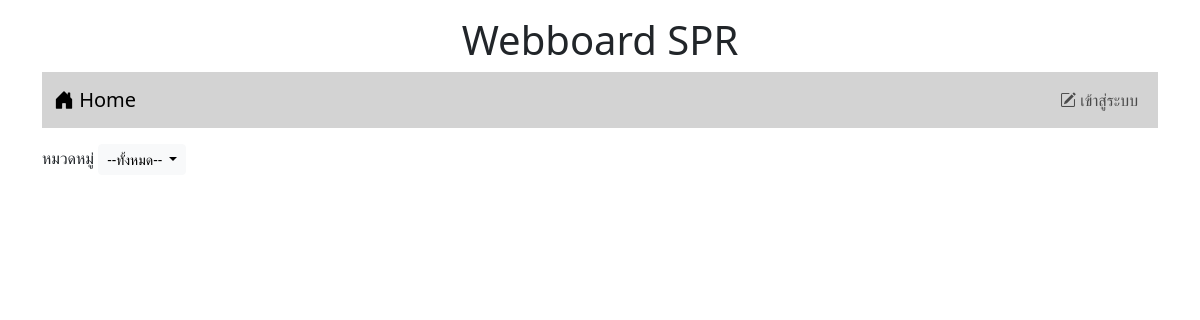
/, run on an earlier commit of the app's database.
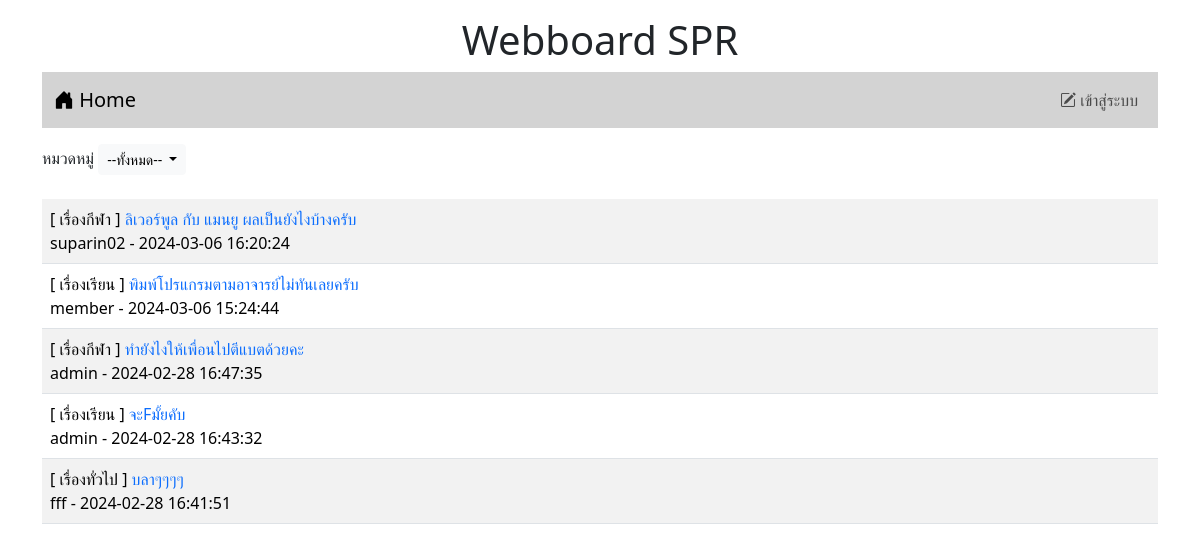
And on a later commit of the database.
### tables this page shows
CREATE TABLE `post` (
  `id` int(11) NOT NULL,
  `title` varchar(128) NOT NULL,
  `content` varchar(2048) NOT NULL,
  `post_date` datetime NOT NULL,
  `cat_id` int(11) NOT NULL,
  `user_id` int(11) NOT NULL
);

CREATE TABLE `category` (
  `id` int(11) NOT NULL,
  `name` varchar(32) NOT NULL
);

CREATE TABLE `user` (
  `id` int(11) NOT NULL,
  `login` varchar(32) NOT NULL,
  `password` varchar(64) NOT NULL,
  `name` varchar(64) NOT NULL,
  `gender` char(1) NOT NULL,
  `email` varchar(32) NOT NULL,
  `role` char(1) NOT NULL
);

### index.php (the view, shortened to what this page needs)
<!DOCTYPE html>
<html lang="en">
<head>
    <link rel="stylesheet" href="bootstrap-5.3.2-dist/css/bootstrap.min.css">
    <link rel="stylesheet" href="https://cdn.jsdelivr.net/npm/bootstrap-icons@1.11.3/font/bootstrap-icons.min.css">
</head>
<body>
    <div class="container-lg">
    <h1 style="text-align: center;" class="mt-3">Webboard SPR</h1>
    <?php include"nav.php" ?>
    <div class="mt-3 d-flex justify-content-between">
        <div>
            <label>หมวดหมู่</label>
            <span class="dropdown">
                <button class="btn btn-light btn-sm dropdown-toggle" type="button" data-bs-toggle="dropdown" aria-expanded="false">
                    --ทั้งหมด--
                </button>
            </span>
        </div>
    </div>
    <table class="table table-striped mt-4">
        <?php
            $conn=new PDO("mysql:host=localhost;dbname=webboard;charset=utf8","root","");
            $sql="SELECT t3.name,t1.title,t1.id,t2.login,t1.post_date FROM post as t1
            INNER JOIN user as t2 ON (t1.user_id = t2.id)
            INNER JOIN category as t3 ON (t1.cat_id = t3.id) ORDER BY t1.post_date DESC";
            $result=$conn->query($sql);
            while($row = $result->fetch()){
                echo "<tr><td class = 'd-flex justify-content-between'>
                <div>[ $row[0] ] <a href=post.php?id=$row[2]
                style=text-decoration:none>$row[1]</a><br>$row[3] - $row[4]</div>";
                echo "</td></tr>";
            }
        ?>
    </table>
    </div>
</body>
</html>

### nav.php (shortened to what this page needs)
<nav class="navbar navbar-expand-lg" style="background-color: #d3d3d3;">
        <div class="container-fluid">
            <a class="navbar-brand" href="index.php"><i class="bi bi-house-door-fill"></i> Home</a>
            <ul class="navbar-nav">
                <?php if(!isset($_SESSION['id'])){ ?>
                <li class="nav-item">
                    <a class="nav-link" aria-current="page" href="login.php"><i class="bi bi-pencil-square"></i> เข้าสู่ระบบ</a>
                </li>
                <?php } ?>
            </ul>
        </div>
    </nav>

What changed in the data, as far as the page shows it:
added post: category.name "เรื่องกีฬา", title "ลิเวอร์พูล กับ แมนยู ผลเป็นยังไงบ้างครับ", user.login "suparin02", post_date "2024-03-06 16:20:24"
added post: category.name "เรื่องเรียน", title "พิมพ์โปรแกรมตามอาจารย์ไม่ทันเลยครับ", user.login "member", post_date "2024-03-06 15:24:44"
added post: category.name "เรื่องกีฬา", title "ทำยังไงให้เพื่อนไปตีแบตด้วยคะ", user.login "admin", post_date "2024-02-28 16:47:35"
added post: category.name "เรื่องเรียน", title "จะFมั้ยคับ", user.login "admin", post_date "2024-02-28 16:43:32"
added post: category.name "เรื่องทั่วไป", title "บลาๆๆๆๆ", user.login "fff", post_date "2024-02-28 16:41:51"
